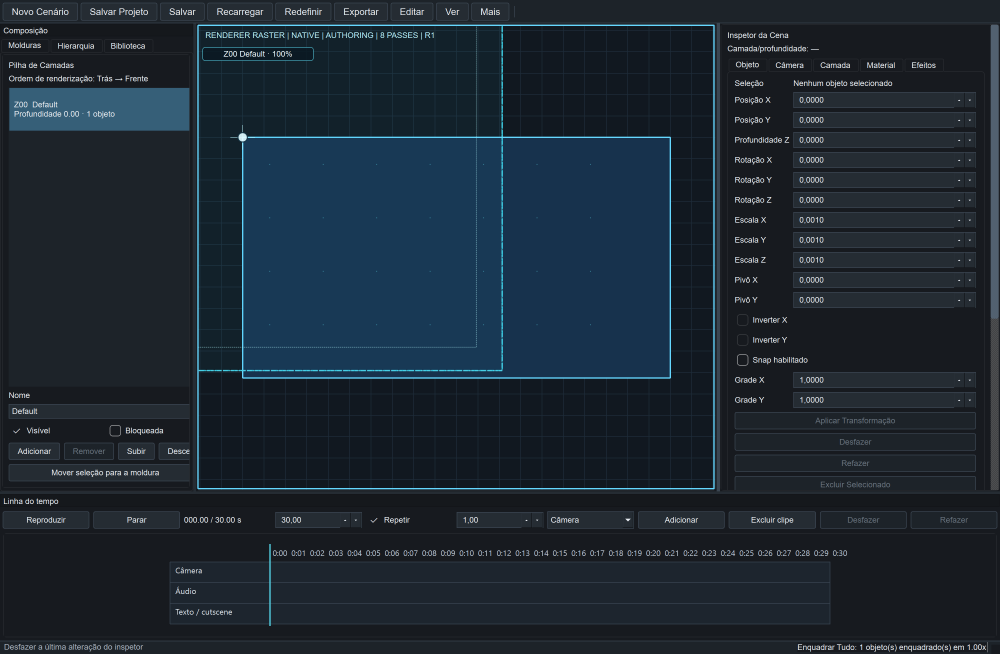
#> input picture artifacts/audit-post-e13-native-source-20260912-r4/captures/01-native-loaded.png, 3000 x 1960 px (shown at 1/3 size)
$ python -i auto_detect.py   (imports and definitions only)   (older library calls are emulated)
#> lines starting #> are read from the running program, lines starting #| are printed output that depends on the picture; after the words box and inside, x2 and y2 are one past the last pixel; in counts of white or black regions, pixels touching at a corner belong together
### src/core/polygon_validation.py
"""Deterministic polygon validity shared by runtime and persistence."""

from __future__ import annotations

import math
from typing import Any, Sequence

from src.core.operational_limits import MAX_POLYGON_POINTS

Point = tuple[float, float]


def signed_polygon_area2(points: Sequence[Point]) -> float:
    return sum(
        points[index][0] * points[(index + 1) % len(points)][1]
        - points[(index + 1) % len(points)][0] * points[index][1]
        for index in range(len(points))
    )


def lines_intersect(first_start, first_end, second_start, second_end) -> bool:
    """Return whether two closed line segments intersect or touch."""

    def orientation(start, end, point) -> float:
        return (end[0] - start[0]) * (point[1] - start[1]) - (end[1] - start[1]) * (
            point[0] - start[0]
        )

    def sign(value: float) -> int:
        if value > 1e-9:
            return 1
        if value < -1e-9:
            return -1
        return 0

    def on_segment(start, end, point) -> bool:
        return (
            min(start[0], end[0]) - 1e-9 <= point[0] <= max(start[0], end[0]) + 1e-9
            and min(start[1], end[1]) - 1e-9 <= point[1] <= max(start[1], end[1]) + 1e-9
        )

    first = orientation(first_start, first_end, second_start)
    second = orientation(first_start, first_end, second_end)
    third = orientation(second_start, second_end, first_start)
    fourth = orientation(second_start, second_end, first_end)
    first_sign = sign(first)
    second_sign = sign(second)
    third_sign = sign(third)
    fourth_sign = sign(fourth)

    if first_sign * second_sign < 0 and third_sign * fourth_sign < 0:
        return True
    if first_sign == 0 and on_segment(first_start, first_end, second_start):
        return True
    if second_sign == 0 and on_segment(first_start, first_end, second_end):
        return True
    if third_sign == 0 and on_segment(second_start, second_end, first_start):
        return True
    if fourth_sign == 0 and on_segment(second_start, second_end, first_end):
        return True
    return False


def has_self_intersections(points: Sequence[Point]) -> bool:
    count = len(points)
    for first_index in range(count):
        first_end = (first_index + 1) % count
        for second_index in range(first_index + 1, count):
            second_end = (second_index + 1) % count
            if first_end == second_index or second_end == first_index:
                continue
            if lines_intersect(
                points[first_index],
                points[first_end],
                points[second_index],
                points[second_end],
            ):
                return True
    return False


def is_valid_polygon(points: Any) -> bool:
    """Validate one finite, simple, counter-clockwise bounded polygon."""

    if (
        not isinstance(points, list)
        or len(points) < 3
        or len(points) > MAX_POLYGON_POINTS
    ):
        return False

    numeric_points: list[Point] = []
    for point in points:
        if not isinstance(point, (list, tuple)) or len(point) != 2:
            return False
        horizontal, vertical = point
        if (
            isinstance(horizontal, bool)
            or isinstance(vertical, bool)
            or not isinstance(horizontal, (int, float))
            or not isinstance(vertical, (int, float))
        ):
            return False
        try:
            numeric = (float(horizontal), float(vertical))
        except (OverflowError, TypeError, ValueError):
            return False
        if not math.isfinite(numeric[0]) or not math.isfinite(numeric[1]):
            return False
        numeric_points.append(numeric)

    count = len(numeric_points)
    if any(
        numeric_points[index] == numeric_points[(index + 1) % count]
        for index in range(count)
    ):
        return False
    area2 = signed_polygon_area2(numeric_points)
    if not math.isfinite(area2) or area2 <= 0.0:
        return False
    return not has_self_intersections(numeric_points)

### src/tools/mask_utils.py
# src/tools/mask_utils.py
"""
Mask processing utilities for polygon detection.

This module provides functions used by the automatic polygon
detection pipeline: thresholding, morphology, contour extraction
and simplification helpers.
"""

import logging
import math
from typing import Any, List, Optional, Sequence, Tuple

import cv2
import numpy as np

logger = logging.getLogger(__name__)


# [72 lines left out: functions threshold_adaptive, close_small_gaps, extract_contours, not called in this run]


def rdp_simplify(
    points: Sequence[Tuple[Any, Any]], epsilon: float = 2.0
) -> List[Tuple[float, float]]:
    """
    Simplify polygon using Ramer-Douglas-Peucker algorithm.
    """
    if not isinstance(points, (list, tuple, Sequence)):
        logger.error("points deve ser uma lista de tuplas")
        raise ValueError("points deve ser uma lista de tuplas")

    if len(points) < 3:
        # Menos de 3 pontos não formam um polígono fechado simplificável
        return [(float(x), float(y)) for x, y in points]

    # Ensure points are floats for numerical stability
    pts: List[Tuple[float, float]] = [(float(x), float(y)) for x, y in points]

    # Helper: Distance from point p to line segment p1-p2
    def point_line_distance(p, p1, p2):
        if p1 == p2:
            return math.hypot(p[0] - p1[0], p[1] - p1[1])

        # Area of triangle * 2 / base length
        # (x2-x1)(y1-y0) - (x1-x0)(y2-y1)
        num = abs((p2[0] - p1[0]) * (p1[1] - p[1]) - (p1[0] - p[0]) * (p2[1] - p1[1]))
        den = math.hypot(p2[0] - p1[0], p2[1] - p1[1])
        return num / den if den != 0 else 0.0

    max_dist = 0.0
    index = 0

    # Find point with max distance from line segment [first, last]
    for i in range(1, len(pts) - 1):
        dist = point_line_distance(pts[i], pts[0], pts[-1])
        if dist > max_dist:
            max_dist = dist
            index = i

    if max_dist > epsilon:
        # Recursive call
        left = rdp_simplify(pts[: index + 1], epsilon)
        right = rdp_simplify(pts[index:], epsilon)
        return left[:-1] + right
    else:
        return [pts[0], pts[-1]]


# [196 lines left out: functions curvature_adaptive_simplify, _compute_discrete_curvature, _iterative_rdp_with_weights, _violates_curvature_preservation, not called in this run]

### src/tools/auto_detect.py
# src/tools/auto_detect.py
"""
Automatic polygon detection infrastructure.

This module provides high-level functions for detecting polygons in images
and creating scene objects from them.
"""

import math
from numbers import Real
from typing import Any, Dict, List, Optional, Sequence, Tuple, cast

import cv2
import numpy as np

from src.core.logger import logger
from src.core.operational_limits import (
    MAX_DECODED_IMAGE_BYTES,
    MAX_IMAGE_DIMENSION,
    MAX_IMAGE_PIXELS,
    MAX_POLYGON_POINTS,
    MAX_PROJECT_OBJECTS,
    MAX_PROJECT_POINTS,
)
from src.core.polygon_validation import (
    is_valid_polygon,
    lines_intersect,
    signed_polygon_area2,
)

from .edge_utils import enhanced_edge_detection, multi_scale_edges
from .mask_utils import (
    close_small_gaps,
    curvature_adaptive_simplify,
    rdp_simplify,
    threshold_adaptive,
)
from .segmentation import mask_contours, segment_grabcut
from .smoothing import catmull_rom_to_beziers, chaikin_smooth

# Large contours use bounded Douglas-Peucker to keep interactive detection responsive.
MAX_CURVATURE_SIMPLIFICATION_POINTS = 100


def _validate_detection_image(image: np.ndarray) -> None:
    if image.ndim not in {2, 3}:
        raise ValueError("image must be a 2D grayscale or RGB/RGBA array")
    if image.ndim == 3 and image.shape[2] not in {3, 4}:
        raise ValueError("image must be a 2D grayscale or RGB/RGBA array")
    height, width = image.shape[:2]
    if height < 1 or width < 1:
        raise ValueError("image dimensions must be positive")
    if height > MAX_IMAGE_DIMENSION or width > MAX_IMAGE_DIMENSION:
        raise ValueError(f"image dimensions cannot exceed {MAX_IMAGE_DIMENSION}")
    if height * width > MAX_IMAGE_PIXELS:
        raise ValueError(f"image exceeds the pixel limit of {MAX_IMAGE_PIXELS}")
    if image.nbytes > MAX_DECODED_IMAGE_BYTES:
        raise ValueError(
            f"image exceeds the decoded byte limit of {MAX_DECODED_IMAGE_BYTES}"
        )
    if not np.issubdtype(image.dtype, np.number):
        raise ValueError("image dtype must be numeric")


def _bounded_downscale(value: Any) -> float:
    if isinstance(value, bool) or not isinstance(value, Real):
        raise ValueError("downscale must be a finite number inside (0, 1]")
    downscale = float(value)
    if not math.isfinite(downscale) or not 0.0 < downscale <= 1.0:
        raise ValueError("downscale must be a finite number inside (0, 1]")
    return downscale


# [12 lines left out: functions _bounded_chaikin_iterations, _bounded_morphology_kernel, not called in this run]


def _resize_grayscale(gray: np.ndarray, downscale: float) -> np.ndarray:
    if downscale == 1.0:
        return gray
    height, width = gray.shape
    new_width = max(1, int(width * downscale))
    new_height = max(1, int(height * downscale))
    return cv2.resize(gray, (new_width, new_height), interpolation=cv2.INTER_LINEAR)


def _to_uint8_grayscale(image: np.ndarray) -> np.ndarray:
    """Return a stable 8-bit grayscale image for all supported inputs."""
    if image.ndim == 3:
        if image.shape[2] == 4:
            gray = cv2.cvtColor(image, cv2.COLOR_RGBA2GRAY)
        else:
            gray = cv2.cvtColor(image, cv2.COLOR_RGB2GRAY)
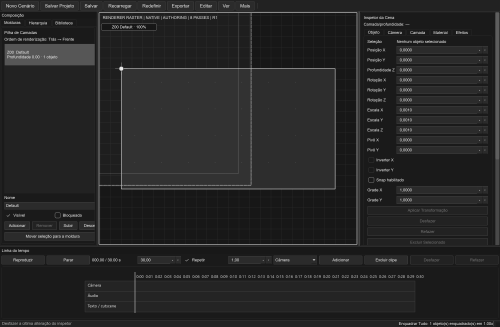
#> gray: shape (1960, 3000) (shown at 1/6 size); min 14, max 247, mean 38.3
    else:
        gray = image.copy()
    if gray.dtype == np.uint8:
        return gray
    values = np.asarray(gray, dtype=np.float32)
    if not np.isfinite(values).all():
        values = np.nan_to_num(values, nan=0.0, posinf=255.0, neginf=0.0)
    low = float(values.min())
    high = float(values.max())
    if high <= low:
        return np.zeros(values.shape, dtype=np.uint8)
    if low >= 0.0 and high <= 255.0:
        return np.rint(values).astype(np.uint8)
    return np.rint((values - low) * 255.0 / (high - low)).astype(np.uint8)


def _alpha_foreground_mask(image: np.ndarray) -> Optional[np.ndarray]:
    """Use a non-empty alpha channel when the source image has one."""
    if image.ndim != 3 or image.shape[2] != 4:
        return None
    alpha = _to_uint8_grayscale(image[:, :, 3])
    if int(alpha.max()) <= 0 or int(alpha.min()) == int(alpha.max()):
        return None
    return np.where(alpha > 8, 255, 0).astype(np.uint8)


def _foreground_mask(image: np.ndarray, gray: np.ndarray) -> np.ndarray:
    """Build a filled foreground mask, falling back to closed edges."""
    alpha_mask = _alpha_foreground_mask(image)
    if alpha_mask is not None:
        return cv2.morphologyEx(
            alpha_mask,
            cv2.MORPH_CLOSE,
            cv2.getStructuringElement(cv2.MORPH_ELLIPSE, (3, 3)),
        )
    if int(gray.max()) == int(gray.min()):
        return np.zeros_like(gray, dtype=np.uint8)

    _, binary = cv2.threshold(gray, 0, 255, cv2.THRESH_BINARY + cv2.THRESH_OTSU)
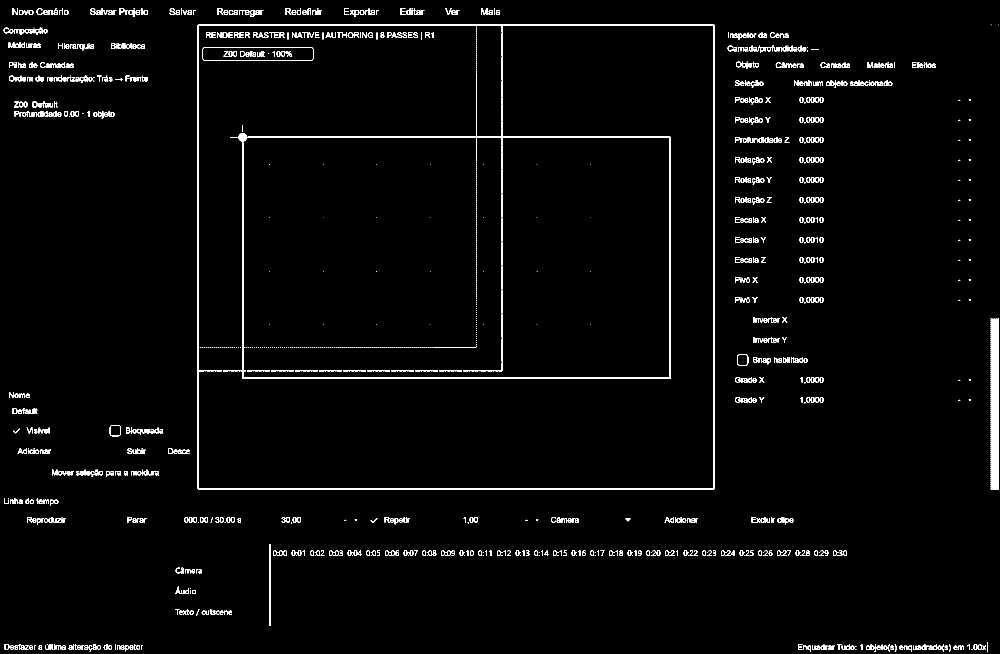
#> binary: shape (1960, 3000) (shown at 1/3 size); 2.2% white; 1414 white regions (506 under 20 px), largest, box (x1, y1, x2, y2) and area: (592, 74, 2144, 1468) 23575, (669, 387, 2013, 1136) 16328, (2972, 954, 2996, 1470) 6173
    height, width = gray.shape
    best = np.zeros_like(gray, dtype=np.uint8)
    best_score = 0.0
    best_has_interior_components = False
    for candidate in (binary, cv2.bitwise_not(binary)):
        count, labels, stats, _ = cv2.connectedComponentsWithStats(
            candidate, connectivity=8
        )
        selected = np.zeros_like(candidate, dtype=np.uint8)
        interior_area = 0
        for label in range(1, count):
            x, y, w, h, area = stats[label].tolist()
            if x != 0 and y != 0 and x + w < width and y + h < height:
                selected[labels == label] = 255
                interior_area += int(area)
        has_interior_components = interior_area > 0
        if interior_area == 0:
            selected = candidate.copy()  # type: ignore[assignment]
            interior_area = int(np.count_nonzero(selected))
        ratio = interior_area / float(max(1, width * height))
        score = float(interior_area) * (
            10.0 if has_interior_components else (0.1 if ratio > 0.5 else 1.0)
        )
        if (has_interior_components and not best_has_interior_components) or (
            has_interior_components == best_has_interior_components
            and score > best_score
        ):
            best = selected
            best_score = score
            best_has_interior_components = has_interior_components
#> this loop made 2 passes
#> (count, has_interior_components, ratio, score, best_score, best_has_interior_components) on passes 1 to 2: (1415, True, 0.0218, 1281550, 1281550, True), (466, True, 0.362, 21298390, 21298390, True)
#> pass 1, in _foreground_mask, `count, labels, stats, _ = cv2.connectedComponentsWithStats( candidate,..`:
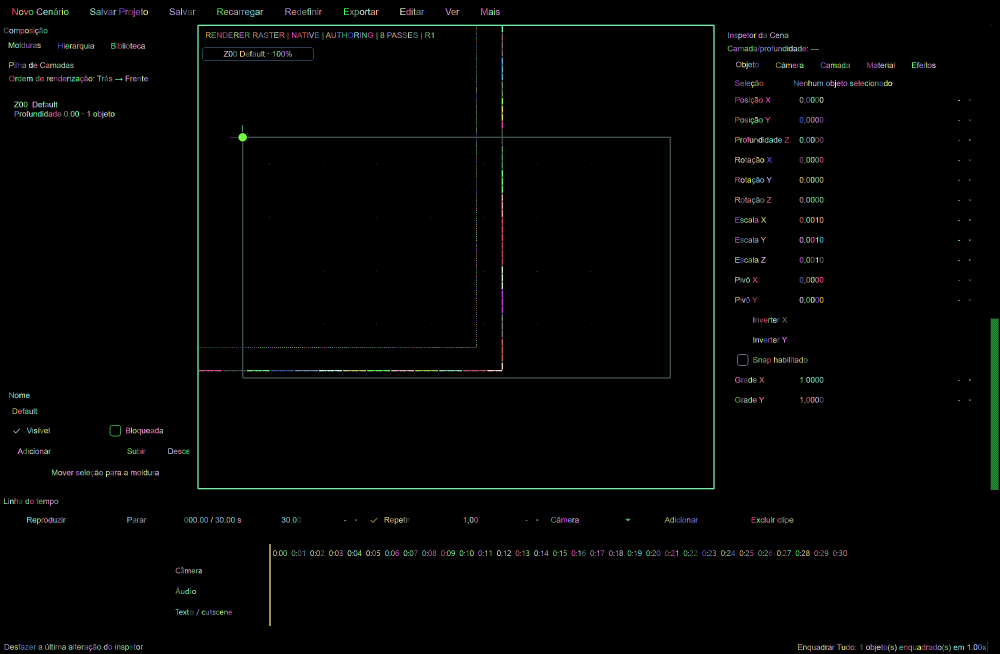
#> labels: shape (1960, 3000) int32 (shown at 1/3 size); 1415 distinct labels, from 0 to 1414; one colour per label, 0 black
#> pass 2, in _foreground_mask, `count, labels, stats, _ = cv2.connectedComponentsWithStats( candidate,..`:
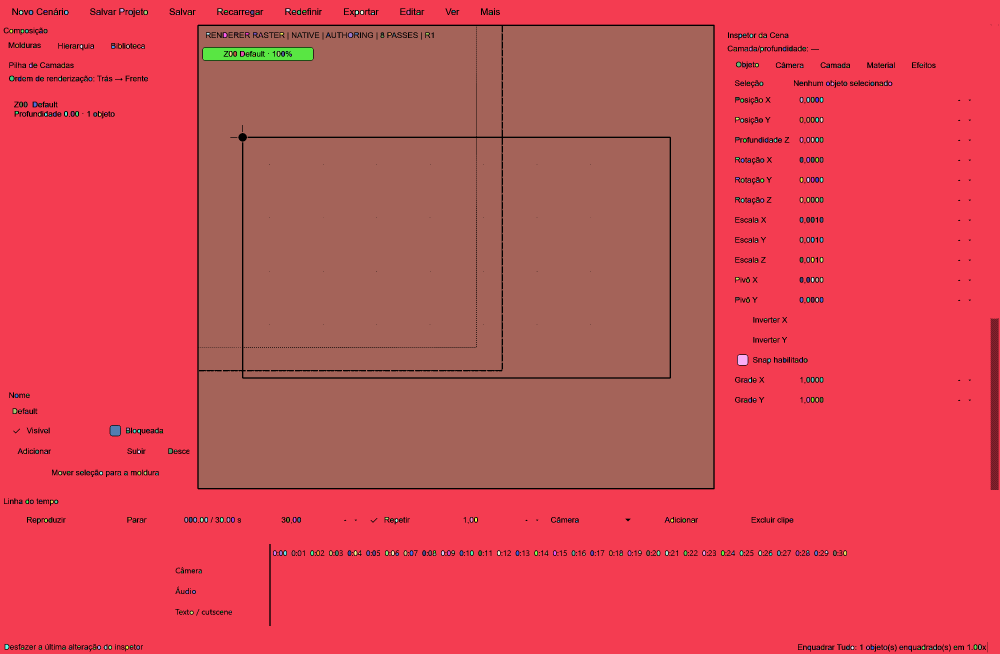
#> labels: shape (1960, 3000) int32 (shown at 1/3 size); 466 distinct labels, from 0 to 465; one colour per label, 0 black
#> after the loop, best_has_interior_components = True; best_score = 21298390
#> (the rest of the program and of its run is left out)
